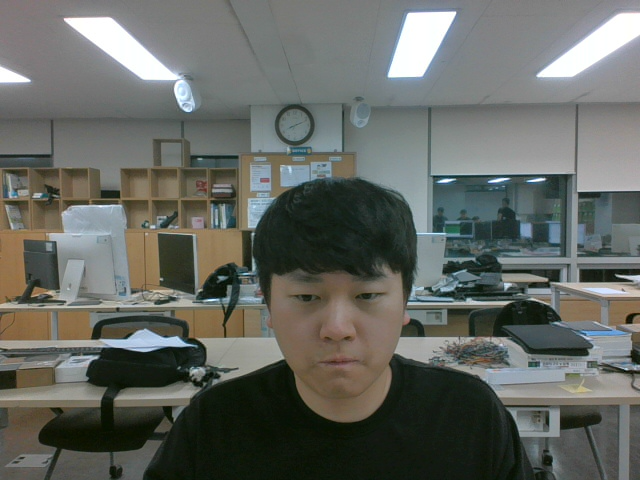
#> input picture Lab01_AI_Detect_humen/debug_webcam_frame.png, 640 x 480 px; its folder holds only this picture in this run
$ python make_padding_visuals_128_64_32.py --image ../../../../Lab01_AI_Detect_humen/debug_webcam_frame.png
#> lines starting #> are read from the running program, lines starting #| are printed output that depends on the picture
from __future__ import annotations

import argparse
from pathlib import Path

import numpy as np
from PIL import Image


def find_workspace_root(start: Path) -> Path:
    for parent in [start, *start.parents]:
        if (parent / "Lab01_AI_Detect_humen").exists():
            return parent
    raise FileNotFoundError("Could not locate workspace root containing 'Lab01_AI_Detect_humen'.")


def collect_images(source_dir: Path) -> list[Path]:
    files: list[Path] = []
    for ext in ("*.jpg", "*.jpeg", "*.png", "*.bmp"):
        files.extend(source_dir.rglob(ext))
    return sorted(files)


def preprocess_to_int8(image_path: Path, size_n: int) -> np.ndarray:
#> called with size_n = 128
    img = Image.open(image_path).convert("L").resize((size_n, size_n), Image.Resampling.BILINEAR)
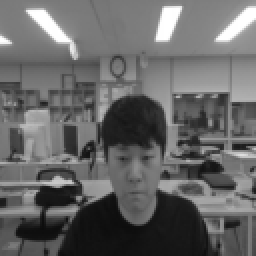
#> img: PIL image 128x128 L (shown 2 times larger); min 12, max 255, mean 101.9
    arr = np.asarray(img, dtype=np.float32) / 255.0
    norm = (arr - 0.5) / 0.5
    return np.clip(np.round(norm * 127.0), -128, 127).astype(np.int8)


def int8_to_u8(values: np.ndarray) -> np.ndarray:
    return np.clip(values.astype(np.int16) + 128, 0, 255).astype(np.uint8)


def make_padded_tile(src: np.ndarray) -> np.ndarray:
    size_n = src.shape[0]
#> size_n = 128
    out = np.zeros((size_n + 2, size_n + 2), dtype=np.int8)
    out[1:-1, 1:-1] = src
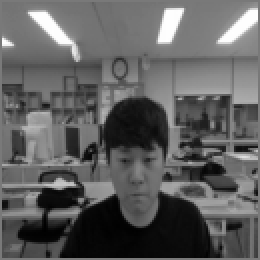
#> out: shape (130, 130) int8 (shown 2 times larger); min -115, max 127, mean -24.6; drawn with min black and max white
    return out


def make_red_border_overlay(padded: np.ndarray) -> np.ndarray:
    gray = int8_to_u8(padded)
    rgb = np.stack([gray, gray, gray], axis=-1)
    rgb[0, :, :] = (255, 0, 0)
    rgb[-1, :, :] = (255, 0, 0)
    rgb[:, 0, :] = (255, 0, 0)
    rgb[:, -1, :] = (255, 0, 0)
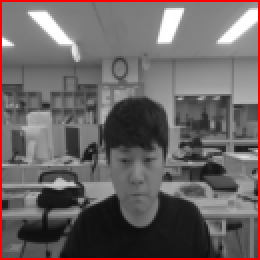
#> rgb: shape (130, 130, 3) (shown 2 times larger); mean of channels 0, 1, 2 107.3, 99.5, 99.5; drawn as R, G, B
    return rgb


def resize_nearest(arr: np.ndarray, scale: int) -> np.ndarray:
#> called with scale = 3
    if arr.ndim == 2:
        return np.repeat(np.repeat(arr, scale, axis=0), scale, axis=1)
    return np.repeat(np.repeat(arr, scale, axis=0), scale, axis=1)
#> returned value: shape (390, 390, 3)


def make_panel(src: np.ndarray, scale: int) -> Image.Image:
    padded = make_padded_tile(src)
    overlay = make_red_border_overlay(padded)

    src_u8 = int8_to_u8(src)
    padded_u8 = int8_to_u8(padded)

    src_big = resize_nearest(src_u8, scale)
    padded_big = resize_nearest(padded_u8, scale)
#> call 3 of resize_nearest, with scale = 3
#> in resize_nearest (call 3), `return np.repeat(np.repeat(arr, scale, axis=0), scale, axis=1)`:
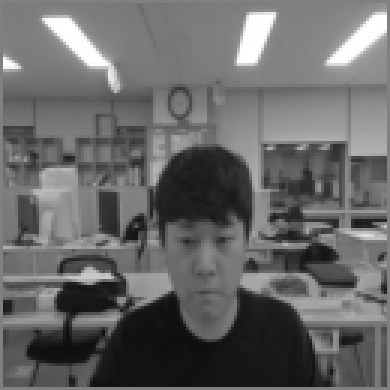
#> returned value: shape (390, 390); min 13, max 255, mean 103.4
    overlay_big = resize_nearest(overlay, scale)

    # Convert source to RGB for consistent panel composition.
    src_rgb = np.stack([src_big, src_big, src_big], axis=-1)
    padded_rgb = np.stack([padded_big, padded_big, padded_big], axis=-1)

    gap = 12
    title_bar = 28
    h = overlay_big.shape[0] + title_bar
#> h = 418
    w = src_rgb.shape[1] + gap + padded_rgb.shape[1] + gap + overlay_big.shape[1]
#> w = 1188

    panel = Image.new("RGB", (w, h), color=(18, 18, 18))
#> panel: PIL image 1188x418 RGB; every value is 18

    x0 = 0
    x1 = src_rgb.shape[1] + gap
#> x1 = 396
    x2 = x1 + padded_rgb.shape[1] + gap
#> x2 = 798

    panel.paste(Image.fromarray(src_rgb, mode="RGB"), (x0, title_bar))
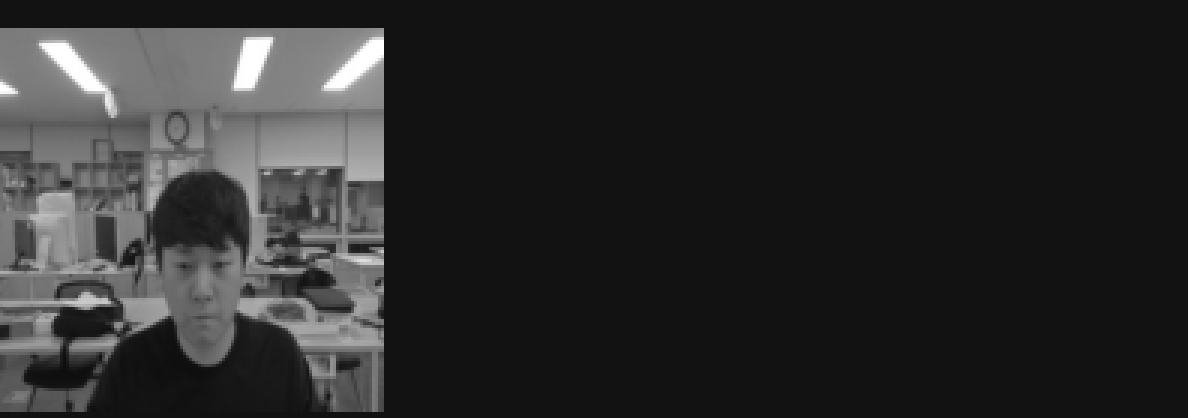
#> panel: PIL image 1188x418 RGB; min 13, max 255, mean 43.1
    panel.paste(Image.fromarray(padded_rgb, mode="RGB"), (x1, title_bar))
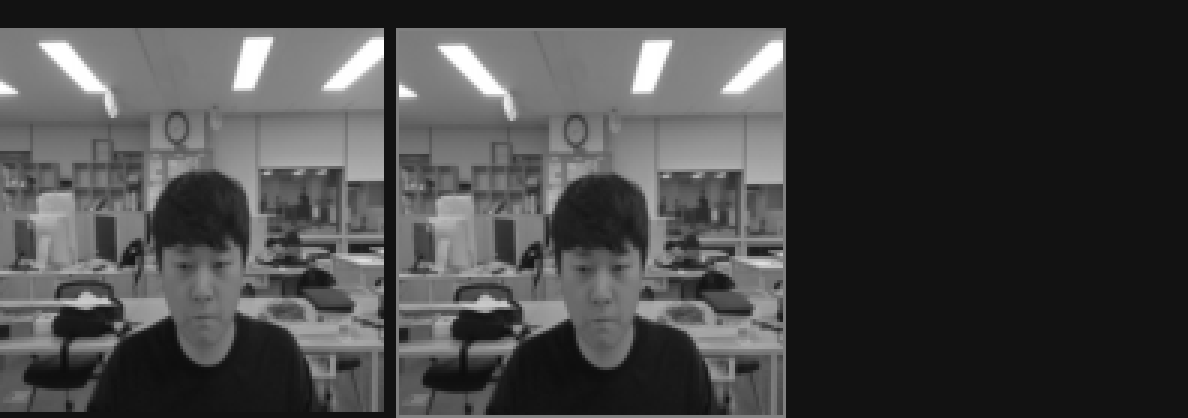
#> panel: PIL image 1188x418 RGB; min 13, max 255, mean 69.3
    panel.paste(Image.fromarray(overlay_big, mode="RGB"), (x2, title_bar))
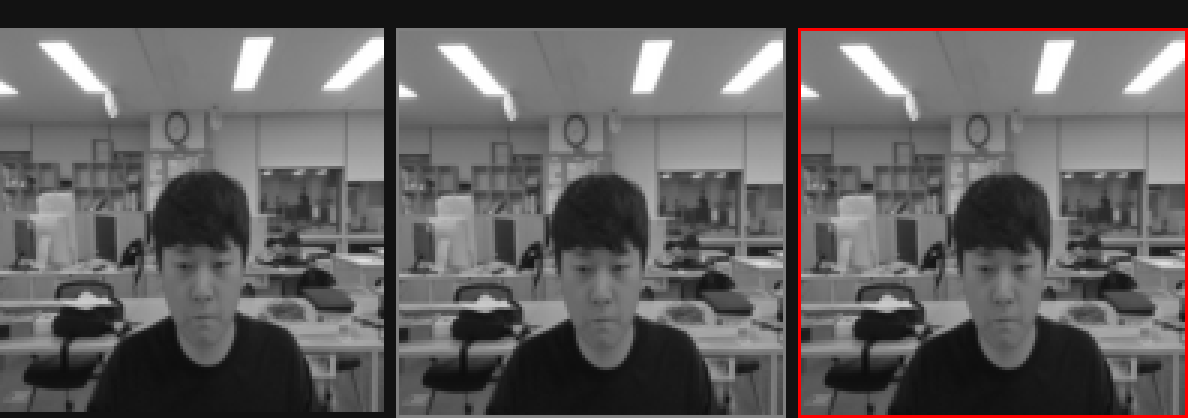
#> panel: PIL image 1188x418 RGB; mean R, G, B 96.6, 94.2, 94.2

    return panel


def save_individual_images(out_dir: Path, size_n: int, tile_name: str, src: np.ndarray, scale: int) -> None:
    padded = make_padded_tile(src)
    overlay = make_red_border_overlay(padded)

    src_u8 = int8_to_u8(src)
    padded_u8 = int8_to_u8(padded)

    Image.fromarray(src_u8, mode="L").save(out_dir / f"size{size_n}_source_{tile_name}.png")
    Image.fromarray(padded_u8, mode="L").save(out_dir / f"size{size_n}_padded_{tile_name}.png")
    Image.fromarray(overlay, mode="RGB").save(out_dir / f"size{size_n}_padded_border_{tile_name}.png")

    overlay_zoom = resize_nearest(overlay, scale)
    Image.fromarray(overlay_zoom, mode="RGB").save(out_dir / f"size{size_n}_padded_border_zoom_{tile_name}.png")


def main() -> None:
    parser = argparse.ArgumentParser(description="Create padding visualization from a real dataset image for 128/64/32.")
    parser.add_argument("--source-dir", type=Path, default=None, help="Image root folder. Default: val dataset folder.")
    parser.add_argument("--image", type=Path, default=None, help="Specific image file to use.")
    args = parser.parse_args()

    script_dir = Path(__file__).resolve().parent
    workspace_root = find_workspace_root(script_dir)
    source_dir = args.source_dir or (workspace_root / "Lab01_AI_Detect_humen" / "save_dataset" / "val")
    out_dir = script_dir / "mem_out_padding_visual"
    out_dir.mkdir(parents=True, exist_ok=True)

    if args.image is not None:
        image_path = args.image
    else:
        files = collect_images(source_dir)
        if not files:
            raise FileNotFoundError(f"No images found in {source_dir}")
        image_path = files[0]

    tile_name = image_path.stem
    (out_dir / "selected_source.txt").write_text(f"{image_path.as_posix()}\n", encoding="utf-8")

    sizes = [128, 64, 32]
    scale_by_size = {128: 3, 64: 6, 32: 10}

    for size_n in sizes:
        scale = scale_by_size[size_n]
        src = preprocess_to_int8(image_path, size_n)
        save_individual_images(out_dir, size_n, tile_name, src, scale)
        panel = make_panel(src, scale)
        panel.save(out_dir / f"size{size_n}_panel_{tile_name}.png")

    print(f"Selected source image: {image_path}")
    print(f"Saved visualization images to: {out_dir}")


if __name__ == "__main__":
    main()
